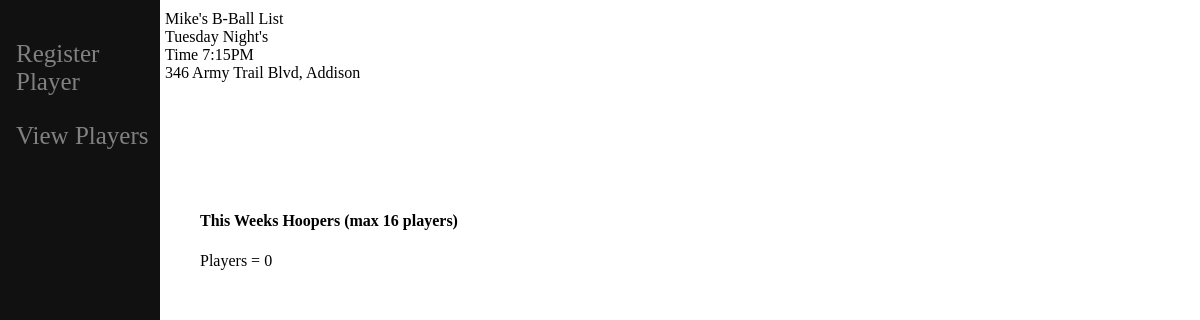
The app's page /, older data.
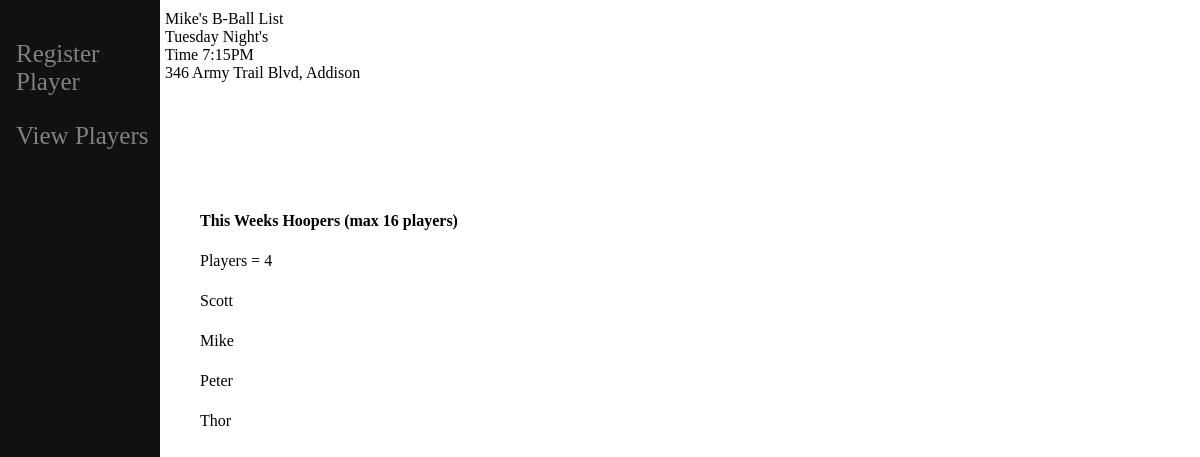
The same page, newer data.
### b_ball/models.py (models this page shows, shortened)
class Player(models.Model):
    player_name = models.CharField(max_length=30)
    player_email = models.CharField(max_length=30)
    player_cell = models.CharField(max_length=30)

### b_ball/views.py (the view)
# urls.py: path('', views.home, name='home'),
def home(request):
    players = Player.objects.all()
    number_of_players = Player.objects.all()
    count = len(number_of_players)
    return render(request, 'home.html', {'players': players,'count':count,})

### b_ball/templates/home.html
{% extends 'base.html' %}
{% block content %}
<html>
        <body>
                <div>
                <table>
                        <tr>
                                <th style="padding:10px;">This Weeks Hoopers (max 16 players)</th>
                        </tr>
                        <tr>
                                <td style = "padding:10px;">Players = {{count}}</td>
                        </tr>
                                {% for p in players %}
                        <tr>
                                <td style="padding:10px;">{{p.player_name}}</td>
                        </tr>
                                {% endfor %}
                </table>
                </div>
        </body>
</html>
{% endblock %}

Row changes from the older to the newer data that the page shows:
added Player: player_name "Scott"
added Player: player_name "Mike"
added Player: player_name "Peter"
added Player: player_name "Thor"
Text that changed along with them:
{{ count }}: "0" → "4"
